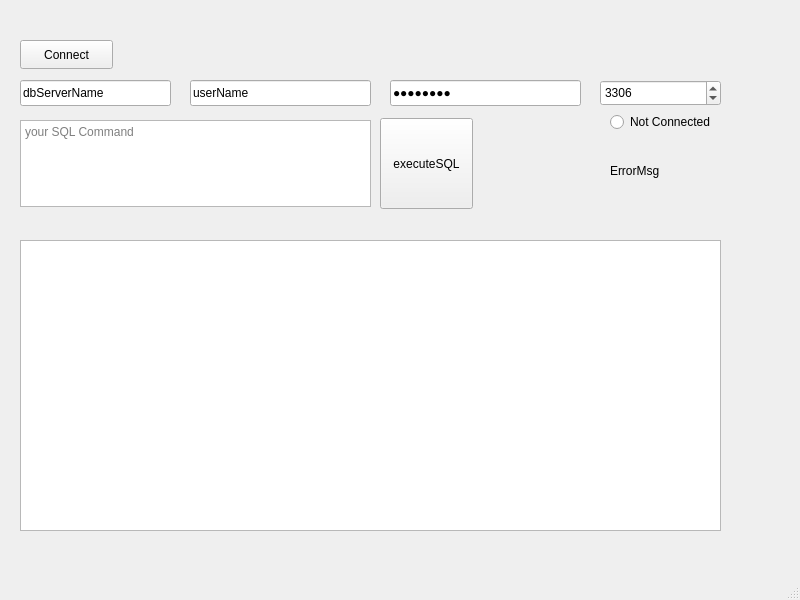
<?xml version="1.0" encoding="UTF-8"?>
<ui version="4.0">
 <class>MainWindow</class>
 <widget class="QMainWindow" name="MainWindow">
  <property name="geometry">
   <rect>
    <x>0</x>
    <y>0</y>
    <width>800</width>
    <height>600</height>
   </rect>
  </property>
  <property name="windowTitle">
   <string>MainWindow</string>
  </property>
  <widget class="QWidget" name="centralwidget">
   <widget class="QLineEdit" name="dbServerName">
    <property name="geometry">
     <rect>
      <x>20</x>
      <y>80</y>
      <width>151</width>
      <height>26</height>
     </rect>
    </property>
    <property name="text">
     <string>dbServerName</string>
    </property>
   </widget>
   <widget class="QLineEdit" name="userName">
    <property name="geometry">
     <rect>
      <x>190</x>
      <y>80</y>
      <width>181</width>
      <height>26</height>
     </rect>
    </property>
    <property name="text">
     <string>userName</string>
    </property>
   </widget>
   <widget class="QLineEdit" name="passWord">
    <property name="geometry">
     <rect>
      <x>390</x>
      <y>80</y>
      <width>191</width>
      <height>26</height>
     </rect>
    </property>
    <property name="text">
     <string>passWord</string>
    </property>
    <property name="echoMode">
     <enum>QLineEdit::PasswordEchoOnEdit</enum>
    </property>
   </widget>
   <widget class="QSpinBox" name="portNumber">
    <property name="geometry">
     <rect>
      <x>600</x>
      <y>80</y>
      <width>121</width>
      <height>26</height>
     </rect>
    </property>
    <property name="minimum">
     <number>3300</number>
    </property>
    <property name="maximum">
     <number>3310</number>
    </property>
    <property name="value">
     <number>3306</number>
    </property>
   </widget>
   <widget class="QPushButton" name="pushButton">
    <property name="geometry">
     <rect>
      <x>20</x>
      <y>40</y>
      <width>93</width>
      <height>29</height>
     </rect>
    </property>
    <property name="text">
     <string>Connect</string>
    </property>
   </widget>
   <widget class="QRadioButton" name="radioButton">
    <property name="geometry">
     <rect>
      <x>610</x>
      <y>110</y>
      <width>110</width>
      <height>24</height>
     </rect>
    </property>
    <property name="palette">
     <palette>
      <active>
       <colorrole role="WindowText">
        <brush brushstyle="SolidPattern">
         <color alpha="255">
          <red>255</red>
          <green>0</green>
          <blue>0</blue>
         </color>
        </brush>
       </colorrole>
       <colorrole role="Button">
        <brush brushstyle="SolidPattern">
         <color alpha="255">
          <red>240</red>
          <green>240</green>
          <blue>240</blue>
         </color>
        </brush>
       </colorrole>
       <colorrole role="Light">
        <brush brushstyle="SolidPattern">
         <color alpha="255">
          <red>255</red>
          <green>255</green>
          <blue>255</blue>
         </color>
        </brush>
       </colorrole>
       <colorrole role="Midlight">
        <brush brushstyle="SolidPattern">
         <color alpha="255">
          <red>227</red>
          <green>227</green>
          <blue>227</blue>
         </color>
        </brush>
       </colorrole>
       <colorrole role="Dark">
        <brush brushstyle="SolidPattern">
         <color alpha="255">
          <red>160</red>
          <green>160</green>
          <blue>160</blue>
         </color>
        </brush>
       </colorrole>
       <colorrole role="Mid">
        <brush brushstyle="SolidPattern">
         <color alpha="255">
          <red>160</red>
          <green>160</green>
          <blue>160</blue>
         </color>
        </brush>
       </colorrole>
       <colorrole role="Text">
        <brush brushstyle="SolidPattern">
         <color alpha="255">
          <red>0</red>
          <green>0</green>
          <blue>0</blue>
         </color>
        </brush>
       </colorrole>
       <colorrole role="BrightText">
        <brush brushstyle="SolidPattern">
         <color alpha="255">
          <red>255</red>
          <green>255</green>
          <blue>255</blue>
         </color>
        </brush>
       </colorrole>
       <colorrole role="ButtonText">
        <brush brushstyle="SolidPattern">
         <color alpha="255">
          <red>0</red>
          <green>0</green>
          <blue>0</blue>
         </color>
        </brush>
       </colorrole>
       <colorrole role="Base">
        <brush brushstyle="SolidPattern">
         <color alpha="255">
          <red>255</red>
          <green>255</green>
          <blue>255</blue>
         </color>
        </brush>
       </colorrole>
       <colorrole role="Window">
        <brush brushstyle="SolidPattern">
         <color alpha="255">
          <red>240</red>
          <green>240</green>
          <blue>240</blue>
         </color>
        </brush>
       </colorrole>
       <colorrole role="Shadow">
        <brush brushstyle="SolidPattern">
         <color alpha="255">
          <red>105</red>
          <green>105</green>
          <blue>105</blue>
         </color>
        </brush>
       </colorrole>
       <colorrole role="Highlight">
        <brush brushstyle="SolidPattern">
         <color alpha="255">
          <red>0</red>
          <green>120</green>
          <blue>215</blue>
         </color>
        </brush>
       </colorrole>
       <colorrole role="HighlightedText">
        <brush brushstyle="SolidPattern">
         <color alpha="255">
          <red>255</red>
          <green>255</green>
          <blue>255</blue>
         </color>
        </brush>
       </colorrole>
       <colorrole role="Link">
        <brush brushstyle="SolidPattern">
         <color alpha="255">
          <red>0</red>
          <green>0</green>
          <blue>255</blue>
         </color>
        </brush>
       </colorrole>
       <colorrole role="LinkVisited">
        <brush brushstyle="SolidPattern">
         <color alpha="255">
          <red>255</red>
          <green>0</green>
          <blue>255</blue>
         </color>
        </brush>
       </colorrole>
       <colorrole role="AlternateBase">
        <brush brushstyle="SolidPattern">
         <color alpha="255">
          <red>245</red>
          <green>245</green>
          <blue>245</blue>
         </color>
        </brush>
       </colorrole>
       <colorrole role="NoRole">
        <brush brushstyle="SolidPattern">
         <color alpha="255">
          <red>0</red>
          <green>0</green>
          <blue>0</blue>
         </color>
        </brush>
       </colorrole>
       <colorrole role="ToolTipBase">
        <brush brushstyle="SolidPattern">
         <color alpha="255">
          <red>255</red>
          <green>255</green>
          <blue>220</blue>
         </color>
        </brush>
       </colorrole>
       <colorrole role="ToolTipText">
        <brush brushstyle="SolidPattern">
         <color alpha="255">
          <red>0</red>
          <green>0</green>
          <blue>0</blue>
         </color>
        </brush>
       </colorrole>
       <colorrole role="PlaceholderText">
        <brush brushstyle="SolidPattern">
         <color alpha="128">
          <red>0</red>
          <green>0</green>
          <blue>0</blue>
         </color>
        </brush>
       </colorrole>
      </active>
      <inactive>
       <colorrole role="WindowText">
        <brush brushstyle="SolidPattern">
         <color alpha="255">
          <red>0</red>
          <green>0</green>
          <blue>0</blue>
         </color>
        </brush>
       </colorrole>
       <colorrole role="Button">
        <brush brushstyle="SolidPattern">
         <color alpha="255">
          <red>240</red>
          <green>240</green>
          <blue>240</blue>
         </color>
        </brush>
       </colorrole>
       <colorrole role="Light">
        <brush brushstyle="SolidPattern">
         <color alpha="255">
          <red>255</red>
          <green>255</green>
          <blue>255</blue>
         </color>
        </brush>
       </colorrole>
       <colorrole role="Midlight">
        <brush brushstyle="SolidPattern">
         <color alpha="255">
          <red>227</red>
          <green>227</green>
          <blue>227</blue>
         </color>
        </brush>
       </colorrole>
       <colorrole role="Dark">
        <brush brushstyle="SolidPattern">
         <color alpha="255">
          <red>160</red>
          <green>160</green>
          <blue>160</blue>
         </color>
        </brush>
       </colorrole>
       <colorrole role="Mid">
        <brush brushstyle="SolidPattern">
         <color alpha="255">
          <red>160</red>
          <green>160</green>
          <blue>160</blue>
         </color>
        </brush>
       </colorrole>
       <colorrole role="Text">
        <brush brushstyle="SolidPattern">
         <color alpha="255">
          <red>0</red>
          <green>0</green>
          <blue>0</blue>
         </color>
        </brush>
       </colorrole>
       <colorrole role="BrightText">
        <brush brushstyle="SolidPattern">
         <color alpha="255">
          <red>255</red>
          <green>255</green>
          <blue>255</blue>
         </color>
        </brush>
       </colorrole>
       <colorrole role="ButtonText">
        <brush brushstyle="SolidPattern">
         <color alpha="255">
          <red>0</red>
          <green>0</green>
          <blue>0</blue>
         </color>
        </brush>
       </colorrole>
       <colorrole role="Base">
        <brush brushstyle="SolidPattern">
         <color alpha="255">
          <red>255</red>
          <green>255</green>
          <blue>255</blue>
         </color>
        </brush>
       </colorrole>
       <colorrole role="Window">
        <brush brushstyle="SolidPattern">
         <color alpha="255">
          <red>240</red>
          <green>240</green>
          <blue>240</blue>
         </color>
        </brush>
       </colorrole>
       <colorrole role="Shadow">
        <brush brushstyle="SolidPattern">
         <color alpha="255">
          <red>105</red>
          <green>105</green>
          <blue>105</blue>
         </color>
        </brush>
       </colorrole>
       <colorrole role="Highlight">
        <brush brushstyle="SolidPattern">
         <color alpha="255">
          <red>240</red>
          <green>240</green>
          <blue>240</blue>
         </color>
        </brush>
       </colorrole>
       <colorrole role="HighlightedText">
        <brush brushstyle="SolidPattern">
         <color alpha="255">
          <red>0</red>
          <green>0</green>
          <blue>0</blue>
         </color>
        </brush>
       </colorrole>
       <colorrole role="Link">
        <brush brushstyle="SolidPattern">
         <color alpha="255">
          <red>0</red>
          <green>0</green>
          <blue>255</blue>
         </color>
        </brush>
       </colorrole>
       <colorrole role="LinkVisited">
        <brush brushstyle="SolidPattern">
         <color alpha="255">
          <red>255</red>
          <green>0</green>
          <blue>255</blue>
         </color>
        </brush>
       </colorrole>
       <colorrole role="AlternateBase">
        <brush brushstyle="SolidPattern">
         <color alpha="255">
          <red>245</red>
          <green>245</green>
          <blue>245</blue>
         </color>
        </brush>
       </colorrole>
       <colorrole role="NoRole">
        <brush brushstyle="NoBrush">
         <color alpha="255">
          <red>0</red>
          <green>0</green>
          <blue>0</blue>
         </color>
        </brush>
       </colorrole>
       <colorrole role="ToolTipBase">
        <brush brushstyle="SolidPattern">
         <color alpha="255">
          <red>255</red>
          <green>255</green>
          <blue>220</blue>
         </color>
        </brush>
       </colorrole>
       <colorrole role="ToolTipText">
        <brush brushstyle="SolidPattern">
         <color alpha="255">
          <red>0</red>
          <green>0</green>
          <blue>0</blue>
         </color>
        </brush>
       </colorrole>
       <colorrole role="PlaceholderText">
        <brush brushstyle="SolidPattern">
         <color alpha="128">
          <red>0</red>
          <green>0</green>
          <blue>0</blue>
         </color>
        </brush>
       </colorrole>
      </inactive>
      <disabled>
       <colorrole role="WindowText">
        <brush brushstyle="SolidPattern">
         <color alpha="255">
          <red>120</red>
          <green>120</green>
          <blue>120</blue>
         </color>
        </brush>
       </colorrole>
       <colorrole role="Button">
        <brush brushstyle="SolidPattern">
         <color alpha="255">
          <red>240</red>
          <green>240</green>
          <blue>240</blue>
         </color>
        </brush>
       </colorrole>
       <colorrole role="Light">
        <brush brushstyle="SolidPattern">
         <color alpha="255">
          <red>255</red>
          <green>255</green>
          <blue>255</blue>
         </color>
        </brush>
       </colorrole>
       <colorrole role="Midlight">
        <brush brushstyle="SolidPattern">
         <color alpha="255">
          <red>247</red>
          <green>247</green>
          <blue>247</blue>
         </color>
        </brush>
       </colorrole>
       <colorrole role="Dark">
        <brush brushstyle="SolidPattern">
         <color alpha="255">
          <red>160</red>
          <green>160</green>
          <blue>160</blue>
         </color>
        </brush>
       </colorrole>
       <colorrole role="Mid">
        <brush brushstyle="SolidPattern">
         <color alpha="255">
          <red>160</red>
          <green>160</green>
          <blue>160</blue>
         </color>
        </brush>
       </colorrole>
       <colorrole role="Text">
        <brush brushstyle="SolidPattern">
         <color alpha="255">
          <red>120</red>
          <green>120</green>
          <blue>120</blue>
         </color>
        </brush>
       </colorrole>
       <colorrole role="BrightText">
        <brush brushstyle="SolidPattern">
         <color alpha="255">
          <red>255</red>
          <green>255</green>
          <blue>255</blue>
         </color>
        </brush>
       </colorrole>
       <colorrole role="ButtonText">
        <brush brushstyle="SolidPattern">
         <color alpha="255">
          <red>120</red>
          <green>120</green>
          <blue>120</blue>
         </color>
        </brush>
       </colorrole>
       <colorrole role="Base">
        <brush brushstyle="SolidPattern">
         <color alpha="255">
          <red>240</red>
          <green>240</green>
          <blue>240</blue>
         </color>
        </brush>
       </colorrole>
       <colorrole role="Window">
        <brush brushstyle="SolidPattern">
         <color alpha="255">
          <red>240</red>
          <green>240</green>
          <blue>240</blue>
         </color>
        </brush>
       </colorrole>
       <colorrole role="Shadow">
        <brush brushstyle="SolidPattern">
         <color alpha="255">
          <red>0</red>
          <green>0</green>
          <blue>0</blue>
         </color>
        </brush>
       </colorrole>
       <colorrole role="Highlight">
        <brush brushstyle="SolidPattern">
         <color alpha="255">
          <red>0</red>
          <green>120</green>
          <blue>215</blue>
         </color>
        </brush>
       </colorrole>
       <colorrole role="HighlightedText">
        <brush brushstyle="SolidPattern">
         <color alpha="255">
          <red>255</red>
          <green>255</green>
          <blue>255</blue>
         </color>
        </brush>
       </colorrole>
       <colorrole role="Link">
        <brush brushstyle="SolidPattern">
         <color alpha="255">
          <red>0</red>
          <green>0</green>
          <blue>255</blue>
         </color>
        </brush>
       </colorrole>
       <colorrole role="LinkVisited">
        <brush brushstyle="SolidPattern">
         <color alpha="255">
          <red>255</red>
          <green>0</green>
          <blue>255</blue>
         </color>
        </brush>
       </colorrole>
       <colorrole role="AlternateBase">
        <brush brushstyle="SolidPattern">
         <color alpha="255">
          <red>245</red>
          <green>245</green>
          <blue>245</blue>
         </color>
        </brush>
       </colorrole>
       <colorrole role="NoRole">
        <brush brushstyle="NoBrush">
         <color alpha="255">
          <red>0</red>
          <green>0</green>
          <blue>0</blue>
         </color>
        </brush>
       </colorrole>
       <colorrole role="ToolTipBase">
        <brush brushstyle="SolidPattern">
         <color alpha="255">
          <red>255</red>
          <green>255</green>
          <blue>220</blue>
         </color>
        </brush>
       </colorrole>
       <colorrole role="ToolTipText">
        <brush brushstyle="SolidPattern">
         <color alpha="255">
          <red>0</red>
          <green>0</green>
          <blue>0</blue>
         </color>
        </brush>
       </colorrole>
       <colorrole role="PlaceholderText">
        <brush brushstyle="SolidPattern">
         <color alpha="128">
          <red>0</red>
          <green>0</green>
          <blue>0</blue>
         </color>
        </brush>
       </colorrole>
      </disabled>
     </palette>
    </property>
    <property name="text">
     <string>Not Connected</string>
    </property>
   </widget>
   <widget class="QLabel" name="errorDisplay">
    <property name="geometry">
     <rect>
      <x>610</x>
      <y>140</y>
      <width>161</width>
      <height>61</height>
     </rect>
    </property>
    <property name="text">
     <string>ErrorMsg</string>
    </property>
   </widget>
   <widget class="QTableView" name="resultView">
    <property name="geometry">
     <rect>
      <x>20</x>
      <y>240</y>
      <width>701</width>
      <height>291</height>
     </rect>
    </property>
    <property name="sortingEnabled">
     <bool>true</bool>
    </property>
    <attribute name="horizontalHeaderVisible">
     <bool>false</bool>
    </attribute>
    <attribute name="horizontalHeaderDefaultSectionSize">
     <number>200</number>
    </attribute>
    <attribute name="horizontalHeaderHighlightSections">
     <bool>false</bool>
    </attribute>
    <attribute name="verticalHeaderVisible">
     <bool>false</bool>
    </attribute>
   </widget>
   <widget class="QTextEdit" name="sqlCommand">
    <property name="geometry">
     <rect>
      <x>20</x>
      <y>120</y>
      <width>351</width>
      <height>87</height>
     </rect>
    </property>
    <property name="placeholderText">
     <string>your SQL Command</string>
    </property>
   </widget>
   <widget class="QPushButton" name="executeSQL">
    <property name="geometry">
     <rect>
      <x>380</x>
      <y>118</y>
      <width>93</width>
      <height>91</height>
     </rect>
    </property>
    <property name="text">
     <string>executeSQL</string>
    </property>
   </widget>
  </widget>
  <widget class="QMenuBar" name="menubar">
   <property name="geometry">
    <rect>
     <x>0</x>
     <y>0</y>
     <width>800</width>
     <height>26</height>
    </rect>
   </property>
  </widget>
  <widget class="QStatusBar" name="statusbar"/>
 </widget>
 <resources/>
 <connections/>
</ui>
